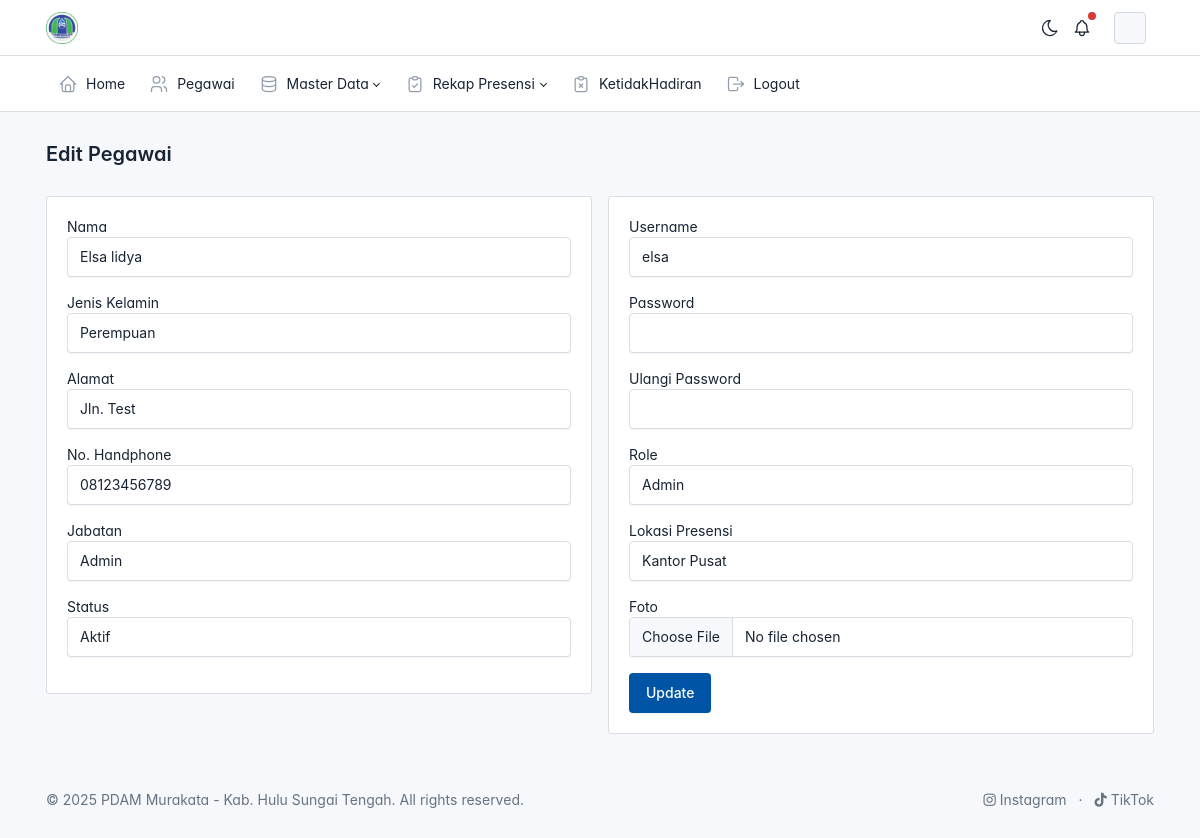
Screenshot of /admin/data_pegawai/edit.php?id=1 (signed in) with the database file from the repository.
### tables this page shows
CREATE TABLE `users` (
  `id` int NOT NULL,
  `id_pegawai` int DEFAULT NULL,
  `username` varchar(50) DEFAULT NULL,
  `password` varchar(255) DEFAULT NULL,
  `status` enum('aktif','non aktif') DEFAULT 'aktif',
  `role` enum('admin','pegawai') DEFAULT 'pegawai'
);

CREATE TABLE `pegawai` (
  `id` int NOT NULL,
  `nip` varchar(50) DEFAULT NULL,
  `nama` varchar(255) DEFAULT NULL,
  `jenis_kelamin` enum('L','P') DEFAULT NULL,
  `alamat` text,
  `no_handphone` varchar(50) DEFAULT NULL,
  `id_jabatan` int DEFAULT NULL,
  `id_lok_presensi` int DEFAULT NULL,
  `foto` varchar(255) DEFAULT NULL
);

### config/config.php (called while the page is built, shortened)
<?php
function base_url($url = null)
{
    $base_url = 'http://localhost/Absensi-GPS';
    if ($url !== null) {
        return $base_url . '/' . $url;
    } else {
        return $base_url;
    }
}

### admin/data_pegawai/edit.php (the view, shortened to what this page needs)
<?php
$judul = "Edit Pegawai ";
require_once realpath(__DIR__ . '/../../config/config.php');
$id = isset($_GET['id']) ? $_GET['id'] : $_POST['id'];
$result = mysqli_query(
    $connection,
    "SELECT u.id_pegawai, u.username, u.password, u.status, u.role,
            p.id, p.nip, p.nama, p.jenis_kelamin, p.alamat, p.no_handphone, p.foto, p.id_jabatan, p.id_lok_presensi,
            j.nama_jabatan,
            lp.nama_lokasi as lokasi_presensi
            FROM users u
            JOIN pegawai p ON u.id_pegawai = p.id
            JOIN jabatan j ON p.id_jabatan = j.id
            JOIN lokasi_presensi lp ON p.id_lok_presensi = lp.id
            WHERE p.id=$id"
);
while ($pegawai = mysqli_fetch_array($result)) {
    $nama = $pegawai['nama'];
    $jenis_kelamin = $pegawai['jenis_kelamin'];
    $alamat = $pegawai['alamat'];
    $no_handphone = $pegawai['no_handphone'];
    $id_jabatan = $pegawai['id_jabatan'];
    $username = $pegawai['username'];
    $status = $pegawai['status'];
    $id_lok_presensi = $pegawai['id_lok_presensi'];
    $role = $pegawai['role'];
}
?>
<div class="page-header d-print-none">
    <div class="container-xl">
        <div class="row g-2 align-items-center">
            <div class="col">
                <h2 class="page-title">
                    <?= $judul ?>
                </h2>
            </div>
        </div>
    </div>
</div>
<div class="page-body">
    <div class="container-xl">
        <form action="<?= base_url('admin/data_pegawai/edit.php') ?>" method="POST" enctype="multipart/form-data">
            <div class="row">
                <div class="col-md-6">
                    <div class="card">
                        <div class="card-body">
                            <div class="mb-3">
                                <label for="">Nama</label>
                                <input type="text" class="form-control" name="nama" value="<?= $nama ?>">
                            </div>
                            <div class="mb-3">
                                <label for="">Jenis Kelamin</label>
                                <select name="jenis_kelamin" class="form-control">
                                    <option <?= $jenis_kelamin == 'P' ? 'selected' : '' ?> value="P">Perempuan</option>
                                </select>
                            </div>
                            <div class="mb-3">
                                <label for="">Alamat</label>
                                <input type="text" class="form-control" name="alamat" value="<?= $alamat ?>">
                            </div>
                            <div class="mb-3">
                                <label for="">No. Handphone</label>
                                <input type="text" class="form-control" name="no_handphone"
                                    value="<?= $no_handphone ?>">
                            </div>
                            <div class="mb-3">
                                <label for="">Jabatan</label>
                                <select name="id_jabatan" class="form-control">
                                    <?php
                                    $jabatans = mysqli_query($connection, "SELECT * FROM jabatan ORDER BY nama_jabatan ASC");
                                    while ($jabatan = mysqli_fetch_assoc($jabatans)) {
                                        $selected = $jabatan['id'] == $id_jabatan ? 'selected' : '';
                                        echo '<option value="' . $jabatan['id'] . '" ' . $selected . '>' . $jabatan['nama_jabatan'] . '</option>';
                                    }
                                    ?>
                                </select>
                            </div>
                            <div class="mb-3">
                                <label for="">Status</label>
                                <select name="status" class="form-control">
                                    <option <?= $status == 'aktif' ? 'selected' : '' ?> value="aktif">Aktif</option>
                                </select>
                            </div>
                        </div>
                    </div>
                </div>
                <div class="col-md-6">
                    <div class="card">
                        <div class="card-body">
                            <div class="mb-3">
                                <label for="">Username</label>
                                <input type="text" class="form-control" name="username" value="<?= $username ?>">
                            </div>
                            <div class="mb-3">
                                <label for="">Password</label>
                                <input type="password" class="form-control" name="password">
                            </div>
                            <div class="mb-3">
                                <label for="">Ulangi Password</label>
                                <input type="password" class="form-control" name="ulangi_password">
                            </div>
                            <div class="mb-3">
                                <label for="">Role</label>
                                <select name="role" class="form-control">
                                    <option <?= $role == 'admin' ? 'selected' : '' ?> value="admin">Admin</option>
                                </select>
                            </div>
                            <div class="mb-3">
                                <label for="">Lokasi Presensi</label>
                                <select name="id_lok_presensi" class="form-control">
                                    <?php
                                    $lokasi_presensis = mysqli_query($connection, "SELECT * FROM lokasi_presensi ORDER BY id ASC");
                                    while ($lokasi_presensi = mysqli_fetch_assoc($lokasi_presensis)) {
                                        $selected = $lokasi_presensi['id'] == $id_lok_presensi ? 'selected' : '';
                                        echo '<option value="' . $lokasi_presensi['id'] . '" ' . $selected . '>' . $lokasi_presensi['nama_lokasi'] . '</option>';
                                    }
                                    ?>
                                </select>
                            </div>
                            <div class="mb-3">
                                <label for="">Foto</label>
                                <input type="file" class="form-control" name="foto_baru">
                            </div>
                            <button type="submit" class="btn btn-primary" name="edit">Update</button>
                        </div>
                    </div>
                </div>
        </form>
    </div>
</div>
<?php
require_once __DIR__ . '/../layout/main.php';

### admin/layout/main.php (style rules this page uses)
:root { --tblr-font-sans-serif: 'Inter Var', -apple-system, BlinkMacSystemFont, San Francisco, Segoe UI, Roboto, Helvetica Neue, sans-serif; }
body { font-feature-settings: "cv03", "cv04", "cv11"; }

### rows the page displays
users: nama "Elsa lidya", alamat "Jln. Test", no_handphone "08123456789", status "Aktif", username "elsa", role "Admin"
pegawai: jenis_kelamin "Perempuan"

### other values shown
$judul "Edit Pegawai"
form field id_jabatan "Admin"
form field id_lok_presensi "Kantor Pusat"
